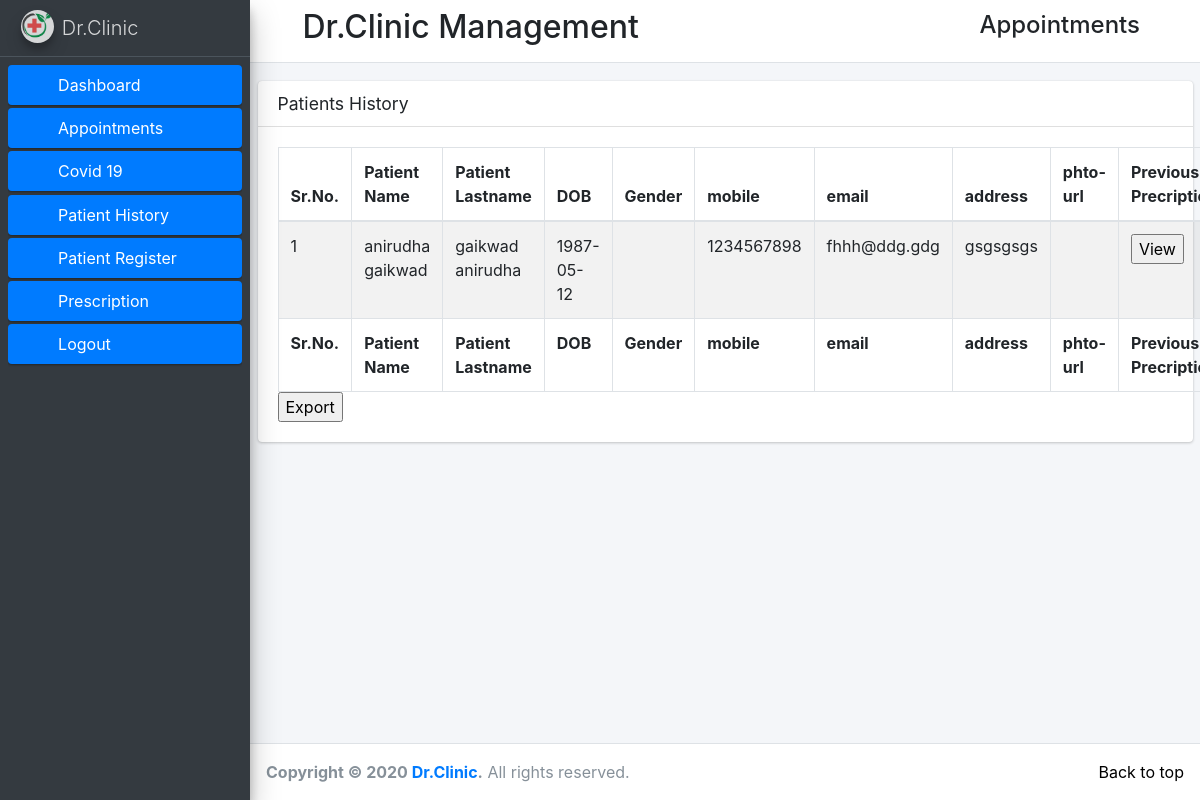
The app's page /history (signed in) with its own data.
### loginweb/models.py (models this page shows)
class PatientRegister(models.Model):
    fname=models.CharField(max_length=50)
    lname=models.CharField(max_length=50)
    dob=models.CharField(max_length=50)
    gender=models.CharField(max_length=50)
    mobile=models.CharField(max_length=50)
    email=models.CharField(max_length=50)
    address=models.CharField(max_length=100)
    photo=models.ImageField(upload_to="register_patient/imgs",null=True)
    class Meta:
        db_table:"p_register"

### loginweb/views.py (the view)
# urls.py: path('history',views.admin_history,name='history'),
def admin_history(request):
    if request.session.has_key('username'):
        cname=conf_set.CNAME
        user_name=request.session['username']
        pregisterdata=PatientRegister.objects.all()
        context = {
            'company':cname,
            'user':user_name,
            'page_title':"Appointments",
            'pregisterdata':pregisterdata
            }
        return render(request,"drviews/history.html",context)
    else:
        return redirect('login')

### templates/drviews/history.html (shortened to what this page needs)
{% extends "layout/admin_base_layout.html" %}
{% load static %}
{% block content %}
<br>
<div class="container">
  <div class="card">
    <div class="card-header">
      <h3 class="card-title">Patients History</h3>
    </div>
    <div class="card-body">
      <table id="example1" class="table table-bordered table-striped">
        <thead>
        <tr>
          <th>Sr.No.</th>
          <th>Patient Name</th>
          <th>Patient Lastname</th>
          <th>DOB</th>
          <th>Gender</th>
          <th>mobile</th>
          <th>email</th>
          <th>address</th>
          <th>phto-url</th>
          <th> Previous Precription</th>
        </tr>
        </thead>
        <tbody>
          {% for xyz in pregisterdata %}
        <tr>
          <td>{{forloop.counter}}</td>
          <td>{{xyz.fname}}</td>
          <td>{{xyz.lname}}</td>
          <td>{{xyz.dob}}</td>
          <td>{{xyz.gender}}</td>
          <td>{{xyz.mobile}}</td>
          <td>{{xyz.email}}</td>
          <td>{{xyz.address}}</td>
          <td>{{xyz.imge.url}}</td>
          <td><a href="#" > <input type="button" value="View"/>  </a> </td>
        </tr>
  {% endfor %}
        </tbody>
        <tfoot>
        <tr>
          <th>Sr.No.</th>
          <th>Patient Name</th>
          <th>Patient Lastname</th>
          <th>DOB</th>
          <th>Gender</th>
          <th>mobile</th>
          <th>email</th>
          <th>address</th>
          <th>phto-url</th>
          <th>Previous Precription</th>
        </tr>
        </tfoot>
      </table>
      <div >
     <a href="#" > <input type="button" value="Export"/>  </a>
    </div>
    </div>
  </div>
  </div>
{% endblock %}

### records on screen
PatientRegister: fname "anirudha gaikwad", lname "gaikwad anirudha", dob "1987-05-12", mobile "1234567898", email "fhhh@ddg.gdg", address "gsgsgsgs"

### other values on screen
{{ company }} "Dr.Clinic"
{{ page_title }} "Appointments"
